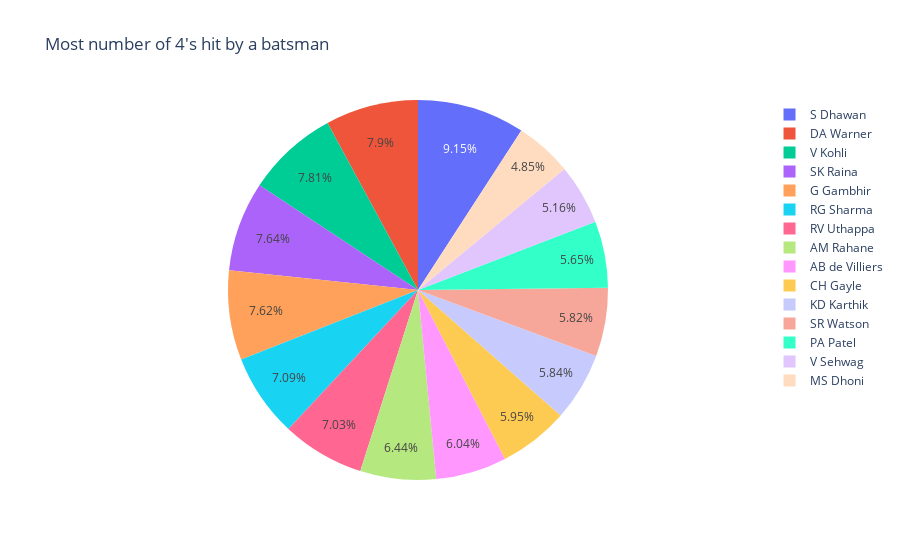

Notebook cell for this chart:
### Code cell
# Top 15 four hitting batsman 
batsman_4 = batsman_4.head(15)

# plotting the graph
fig = px.pie(batsman_4,values = 'number of fours',names = 'name' ,title = "Most number of 4's hit by a batsman")
fig.show()

### Figure 1 — Plotly figure (JSON) as saved in the notebook; plotly's stock layout.template omitted (floating-point values rounded to 4 significant figures)
{"data": [{"domain": {"x": [0, 1], "y": [0, 1]}, "hovertemplate": "name=%{label}<br>number of fours=%{value}<extra></extra>", "labels": ["S Dhawan", "DA Warner", "V Kohli", "SK Raina", "G Gambhir", "RG Sharma", "RV Uthappa", "AM Rahane", "AB de Villiers", "CH Gayle", "KD Karthik", "SR Watson", "PA Patel", "V Sehwag", "MS Dhoni"], "legendgroup": "", "name": "", "showlegend": true, "type": "pie", "values": [591, 510, 504, 493, 492, 458, 454, 416, 390, 384, 377, 376, 365, 333, 313]}], "layout": {"legend": {"tracegroupgap": 0}, "title": {"text": "Most number of 4's hit by a batsman"}}}
